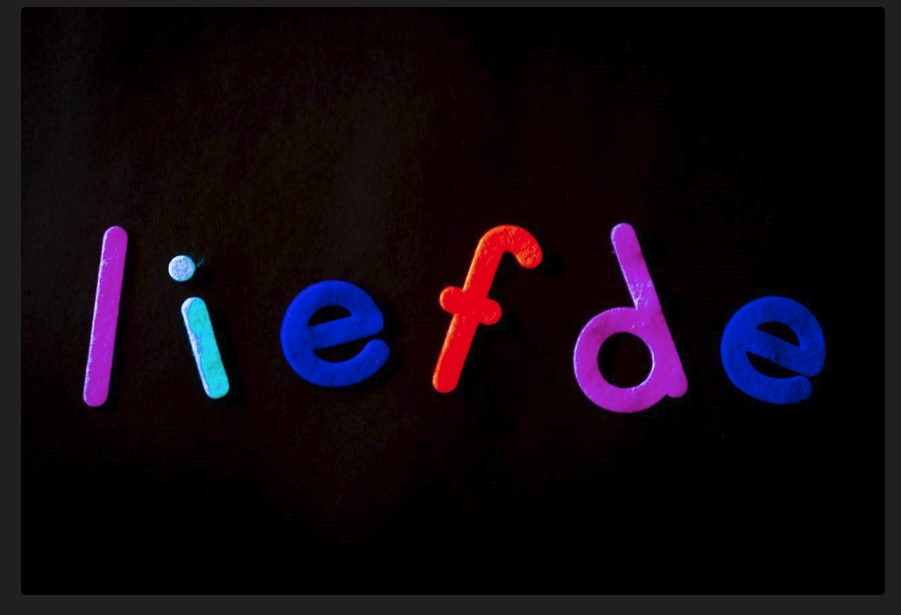
#> input picture Kunal_Barve/Image subtraction/Image-1.jpg, 901 x 615 px
$ python ImageSubstract.py
#> lines starting #> are read from the running program, lines starting #| are printed output that depends on the picture
import cv2
import numpy as np
from matplotlib import pyplot as plt

# Load the input images
image1 = cv2.imread('Image-1.jpg')
#> image1 is the input picture: shape (615, 901, 3); mean B, G, R 15.9, 7.7, 16.2
image2 = cv2.imread('Image-2.jpg')
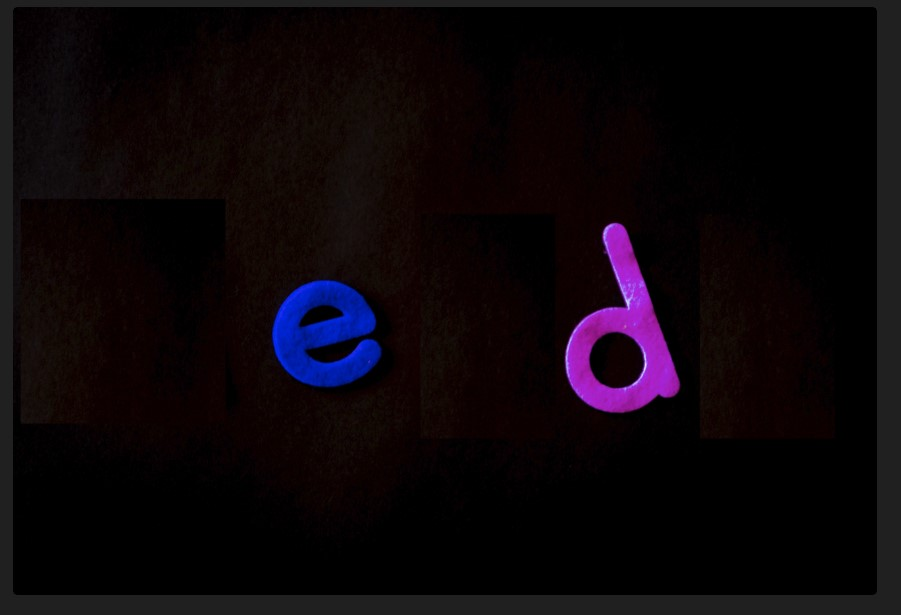
#> input picture Kunal_Barve/Image subtraction/Image-2.jpg, 901 x 615 px
#> image2 is the input picture: shape (615, 901, 3); mean B, G, R 9.9, 5.6, 12.1

# Perform subtraction
sub = cv2.subtract(image1, image2)
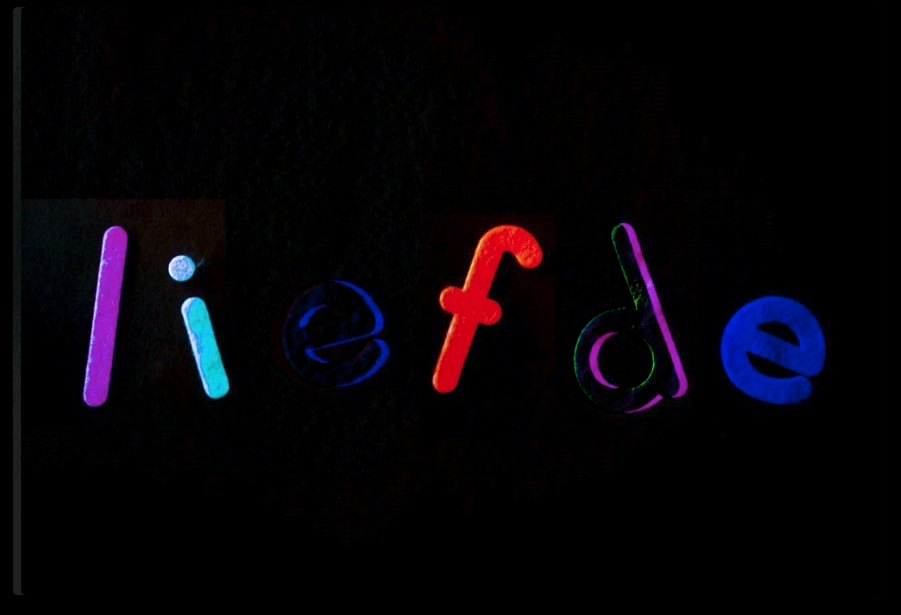
#> sub: shape (615, 901, 3); mean B, G, R 7.9, 3.3, 6.2

# Display the images using matplotlib
plt.figure(figsize=(10, 6))

# Display Image 1
plt.subplot(1, 3, 1)
plt.imshow(cv2.cvtColor(image1, cv2.COLOR_BGR2RGB))
plt.title('Image 1')
plt.axis('off')

# Display Image 2
plt.subplot(1, 3, 2)
plt.imshow(cv2.cvtColor(image2, cv2.COLOR_BGR2RGB))
plt.title('Image 2')
plt.axis('off')

# Display Subtracted Image
plt.subplot(1, 3, 3)
plt.imshow(cv2.cvtColor(sub, cv2.COLOR_BGR2RGB))
plt.title('Subtracted Image')
plt.axis('off')

plt.show()
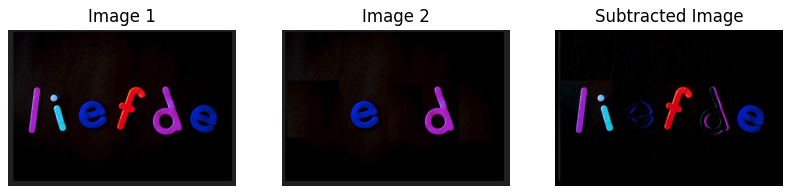
#> figure drawn by matplotlib, 3 panels
